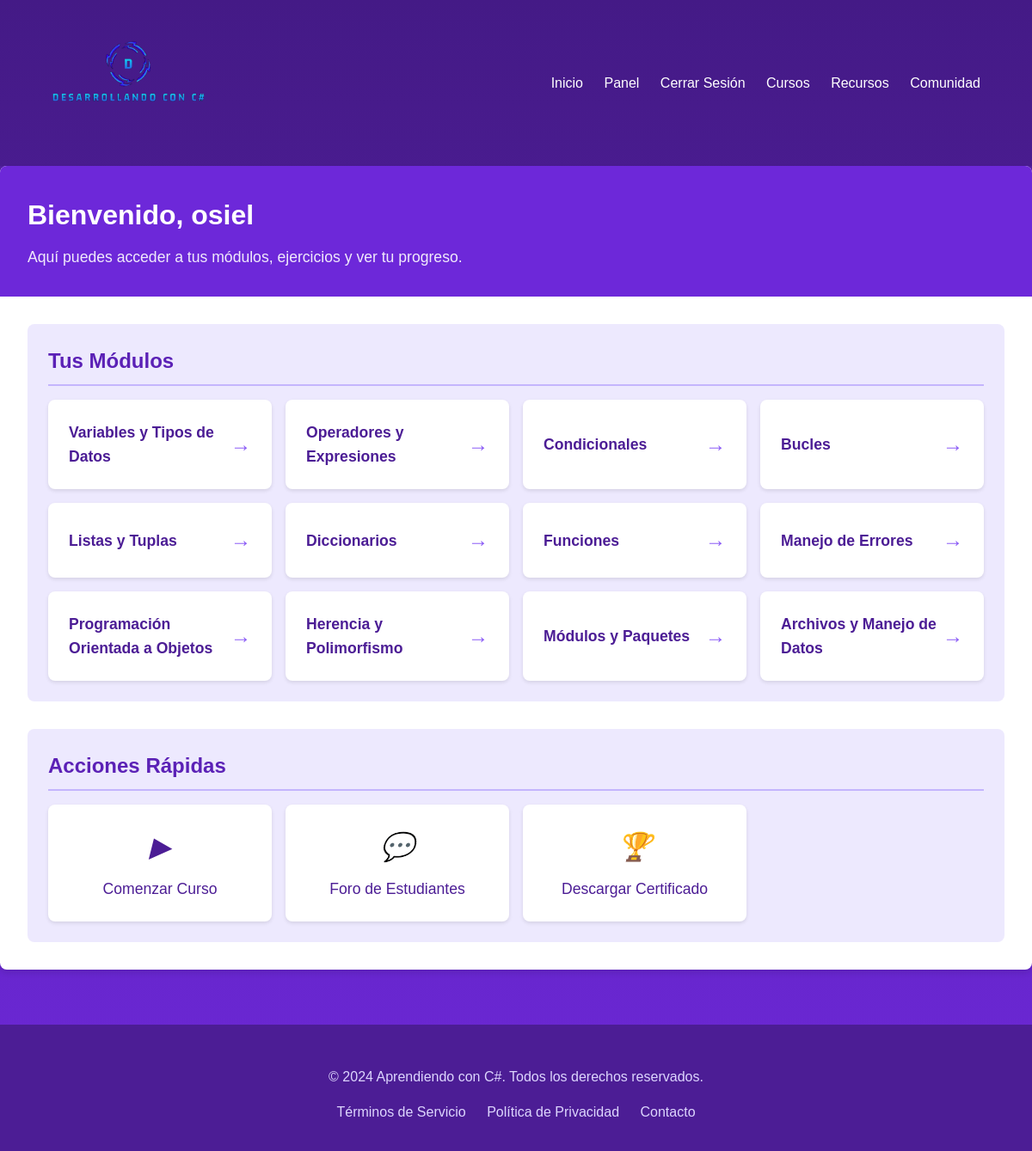
/dashboard (signed in), run on the app's committed database.
### app.py (models this page shows, shortened)
class User(UserMixin, db.Model):
    id = db.Column(db.Integer, primary_key=True)
    username = db.Column(db.String(20), unique=True, nullable=False)
    email = db.Column(db.String(120), unique=True, nullable=False)
    password = db.Column(db.String(128), nullable=False)  # Contraseña cifrada
    modules_completed = db.Column(db.Integer, default=0)

class Module(db.Model):
    id = db.Column(db.Integer, primary_key=True)
    title = db.Column(db.String(100), nullable=False)
    content = db.Column(db.Text, nullable=False)
    week = db.Column(db.Integer, nullable=False)
    exercises = db.relationship('Exercise', backref='module', lazy=True)

### app.py (the view)
@app.route('/dashboard')
@login_required
def dashboard():
    modules = Module.query.all()  # Obtener todos los módulos
    return render_template('dashboard.html', user=current_user, modules=modules)

### app.py (called while the page is built)
@login_manager.user_loader
def load_user(user_id):
    return User.query.get(int(user_id))

### templates/dashboard.html (shortened to what this page needs)
{% extends "layout.html" %}
{% block content %}
<div class="dashboard-container">
    <header class="dashboard-header">
        <h2>Bienvenido, {{ user.username }}</h2>
        <p>Aquí puedes acceder a tus módulos, ejercicios y ver tu progreso.</p>
    </header>
    <div class="dashboard-content">
        <section class="modules-section">
            <h3>Tus Módulos</h3>
            <div class="modules-grid">
                {% for module in modules %}
                    <a href="{{ url_for('module', module_id=module.id) }}" class="module-card">
                        <h4>{{ module.title }}</h4>
                        <span class="module-arrow">→</span>
                    </a>
                {% endfor %}
            </div>
        </section>
        <section class="actions-section">
            <h3>Acciones Rápidas</h3>
            <div class="actions-grid">
                <a href="{{ url_for('start_course') }}" class="action-card">
                    <i class="icon-start">▶</i>
                    <span>Comenzar Curso</span>
                </a>
                <a href="{{ url_for('forum') }}" class="action-card">
                    <i class="icon-forum">💬</i>
                    <span>Foro de Estudiantes</span>
                </a>
                <a href="{{ url_for('certificate') }}" class="action-card">
                    <i class="icon-certificate">🏆</i>
                    <span>Descargar Certificado</span>
                </a>
            </div>
        </section>
    </div>
</div>
{% endblock %}

### templates/layout.html (shortened to what this page needs)
<!DOCTYPE html>
<html lang="es">
<head>
    <link rel="stylesheet" href="{{ url_for('static', filename='css/styles.css') }}">
</head>
<body>
    <header>
        <nav class="container">
            <div class="logo"> <img src="static/logo.png"> </div>
            <div class="nav-links">
                <a href="{{ url_for('index') }}">Inicio</a>
                {% if current_user.is_authenticated %}
                    <a href="{{ url_for('dashboard') }}">Panel</a>
                    <a href="{{ url_for('logout') }}">Cerrar Sesión</a>
                {% else %}
                    <a href="{{ url_for('login') }}">Iniciar Sesión</a>
                    <a href="{{ url_for('register') }}">Registrarse</a>
                {% endif %}
                <a href="#cursos">Cursos</a>
                <a href="#recursos">Recursos</a>
                <a href="#comunidad">Comunidad</a>
            </div>
        </nav>
    </header>
    <main>
        {% block content %}{% endblock %}
    </main>
    <footer>
        <div class="container">
            <p>&copy; 2024 Aprendiendo con C#. Todos los derechos reservados.</p>
            <div>
                <a href="#terminos">Términos de Servicio</a>
                <a href="#privacidad">Política de Privacidad</a>
                <a href="{{ url_for('contacto') }}">Contacto</a>
            </div>
        </div>
    </footer>
</body>
</html>

### static/css/styles.css (style rules this page uses)
:root { --purple-900: #4c1d95; --purple-800: #5b21b6; --purple-700: #6d28d9; --purple-600: #7c3aed; --purple-500: #8b5cf6; --purple-400: #a78bfa; --purple-300: #c4b5fd; --purple-200: #ddd6fe; --purple-100: #ede9fe; --white: #ffffff; }
body { font-family: 'Arial', sans-serif; margin: 0; padding: 0; background: linear-gradient(to bottom, var(--purple-900), var(--purple-700)); color: var(--white); line-height: 1.6; }
.container { width: 90%; max-width: 1200px; margin: 0 auto; padding: 0 20px; }
header { background-color: rgba(0, 0, 0, 0.1); padding: 1rem 0; }
nav { display: flex; justify-content: space-between; align-items: center; }
.logo { font-size: 1.5rem; font-weight: bold; }
.logo img { height: 150px; width: 180px; background-position: center; }
.nav-links a { color: var(--white); text-decoration: none; margin-left: 20px; transition: color 0.3s ease; }
footer { background-color: var(--purple-900); color: var(--purple-200); text-align: center; padding: 2rem 0; margin-top: 4rem; }
footer a { color: var(--purple-200); text-decoration: none; margin: 0 10px; }
h3 { color: var(--purple-800); border-bottom: 2px solid var(--purple-300); padding-bottom: 0.5rem; margin-bottom: 1rem; }

### templates/dashboard.html (style rules this page uses)
:root { --purple-900: #4c1d95; --purple-800: #5b21b6; --purple-700: #6d28d9; --purple-600: #7c3aed; --purple-500: #8b5cf6; --purple-400: #a78bfa; --purple-300: #c4b5fd; --purple-200: #ddd6fe; --purple-100: #ede9fe; --white: #ffffff; }
.dashboard-container { max-width: 1200px; margin: 0 auto; padding: 2rem; background-color: var(--white); box-shadow: 0 4px 6px rgba(0, 0, 0, 0.1); border-radius: 8px; }
.dashboard-header { background-color: var(--purple-700); color: var(--white); padding: 2rem; border-radius: 8px 8px 0 0; margin: -2rem -2rem 2rem -2rem; }
.dashboard-header h2 { margin: 0 0 0.5rem 0; font-size: 2rem; }
.dashboard-header p { margin: 0; font-size: 1.1rem; opacity: 0.9; }
.dashboard-content { display: grid; gap: 2rem; }
.modules-section, .actions-section { background-color: var(--purple-100); border-radius: 8px; padding: 1.5rem; }
h3 { color: var(--purple-800); margin-top: 0; margin-bottom: 1rem; font-size: 1.5rem; }
.modules-grid, .actions-grid { display: grid; gap: 1rem; grid-template-columns: repeat(auto-fill, minmax(250px, 1fr)); }
.module-card, .action-card { background-color: var(--white); border-radius: 8px; padding: 1.5rem; text-decoration: none; color: var(--purple-900); transition: transform 0.3s ease, box-shadow 0.3s ease; display: flex; align-items: center; justify-content: space-between; box-shadow: 0 2px 4px rgba(0, 0, 0, 0.1); }
.module-card h4, .action-card span { margin: 0; font-size: 1.1rem; }
.module-arrow { font-size: 1.5rem; color: var(--purple-500); }
.action-card { flex-direction: column; text-align: center; justify-content: center; }
.action-card i { font-size: 2rem; margin-bottom: 0.5rem; }

### data on the page
User: username "osiel"
Module: title "Variables y Tipos de Datos"
Module: title "Operadores y Expresiones"
Module: title "Condicionales"
Module: title "Bucles"
Module: title "Listas y Tuplas"
Module: title "Diccionarios"
Module: title "Funciones"
Module: title "Manejo de Errores"
Module: title "Programación Orientada a Objetos"
Module: title "Herencia y Polimorfismo"
Module: title "Módulos y Paquetes"
Module: title "Archivos y Manejo de Datos"
